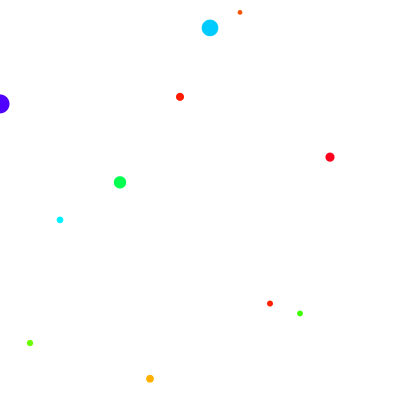
Frame 1 (no input)
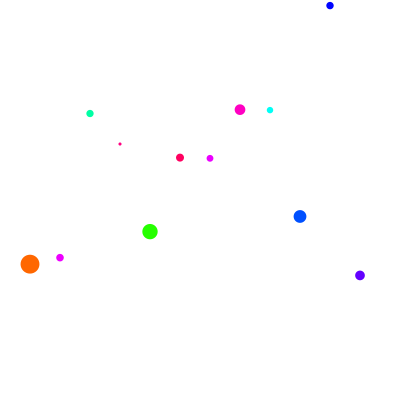
Frame 60 (the mouse pressed at the canvas centre just before this capture)
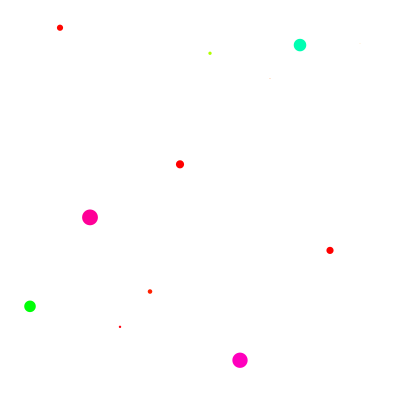
Frame 120 (the mouse held since frame 60 and released just before this capture)

The Processing sketch that drew these frames (run headless with seeded random() and noise(); from frame 60 on, the mouse is pressed at the canvas centre):

// Processing sketch: coloredCircleAnimation
// ── coloredCircleAnimation.pde
int x = 0;                 // 円の中心の x座標の初期値
int y = 0;                // 円の中心の y座標
int dx = 30;                // 円の中心間の距離
float[] d;                    // 円の直径
int n = 12;                 // 円の個数
float[] h;                  // 円の色相
float[] Circle_height;      //円のyの高さ

void setup() {
  //frameRate(1);
  size(400, 400);             // ウィンドウのサイズ
  background(255, 255, 255);  // 背景色(白)
  noStroke();                 // 輪郭線を無効に
  //d = new int[] { 30, 15, 40, 10, 25, 20, 10, 40, 5, 45, 10, 35 };  // 直径の指定
  //Circle_height = new float[] { 30, 15, 40, 10, 25, 20, 10, 40, 5, 45, 10, 35 };  //円のyの高さ
  // 色相の値をあらかじめ乱数を使って生成し配列に格納
  h = new float[n];
  Circle_height = new float[n];
  d = new float[n];
  colorMode(HSB, 360, 100, 100);  // 色の指定をHSBに
}
void draw() {
   background(#ffffff);
  for (int i = 0; i < h.length; i++) {
    h[i] = random(0, 400);    // 0-360の範囲の乱数を発生
    Circle_height[i]=random(0, 400);  
    d[i]=random(0, 20);
  }
  for (int i = 0; i < n; i++) {
    fill(h[i], 100, 100);         // i番目の円を塗る色を取り出して指定
    ellipse(x, y+Circle_height[i], d[i], d[i]);    // i番目の円の直径 d[i] を取り出す
    x = x + dx;
  }
 x =30;
}
